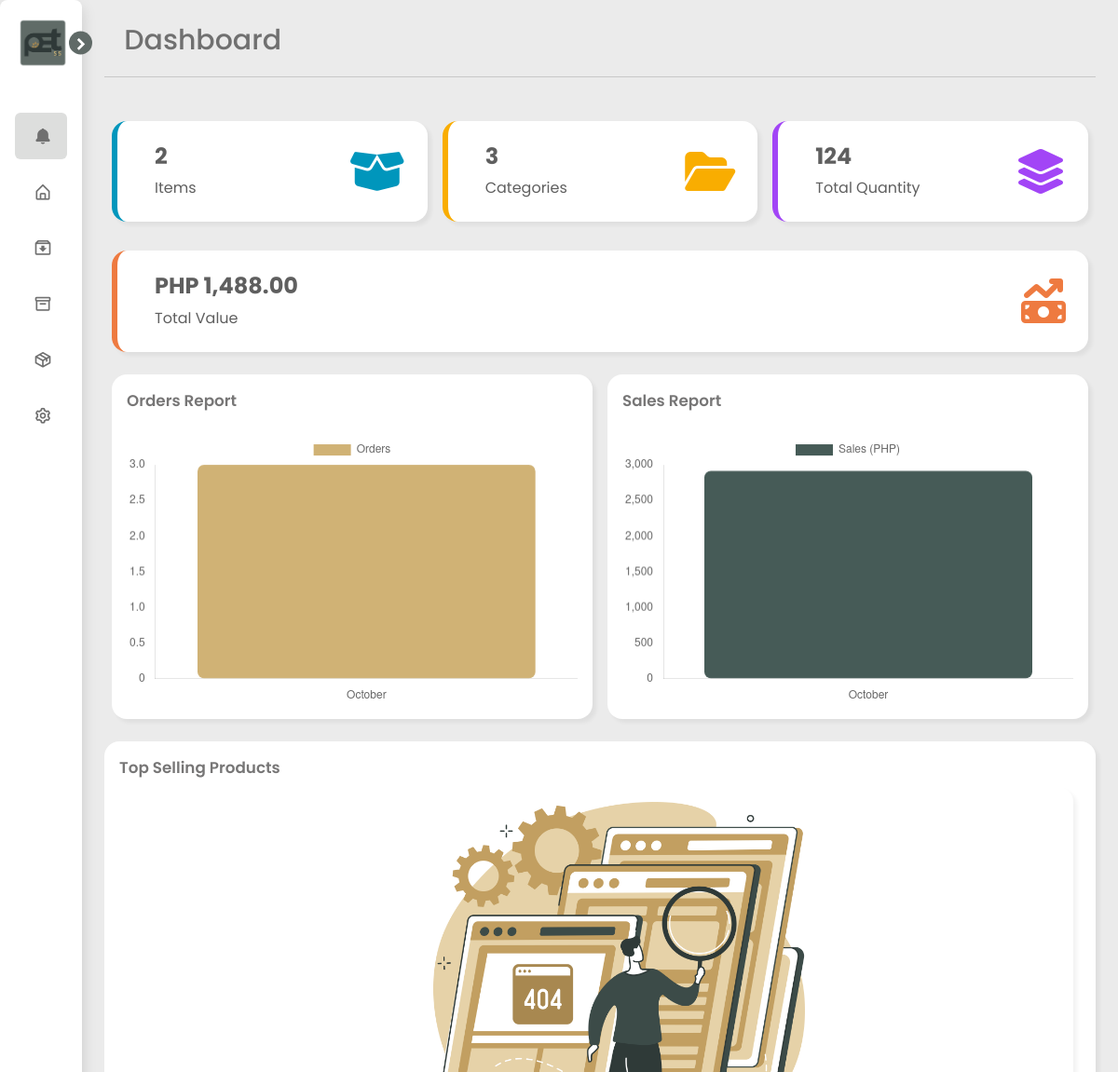
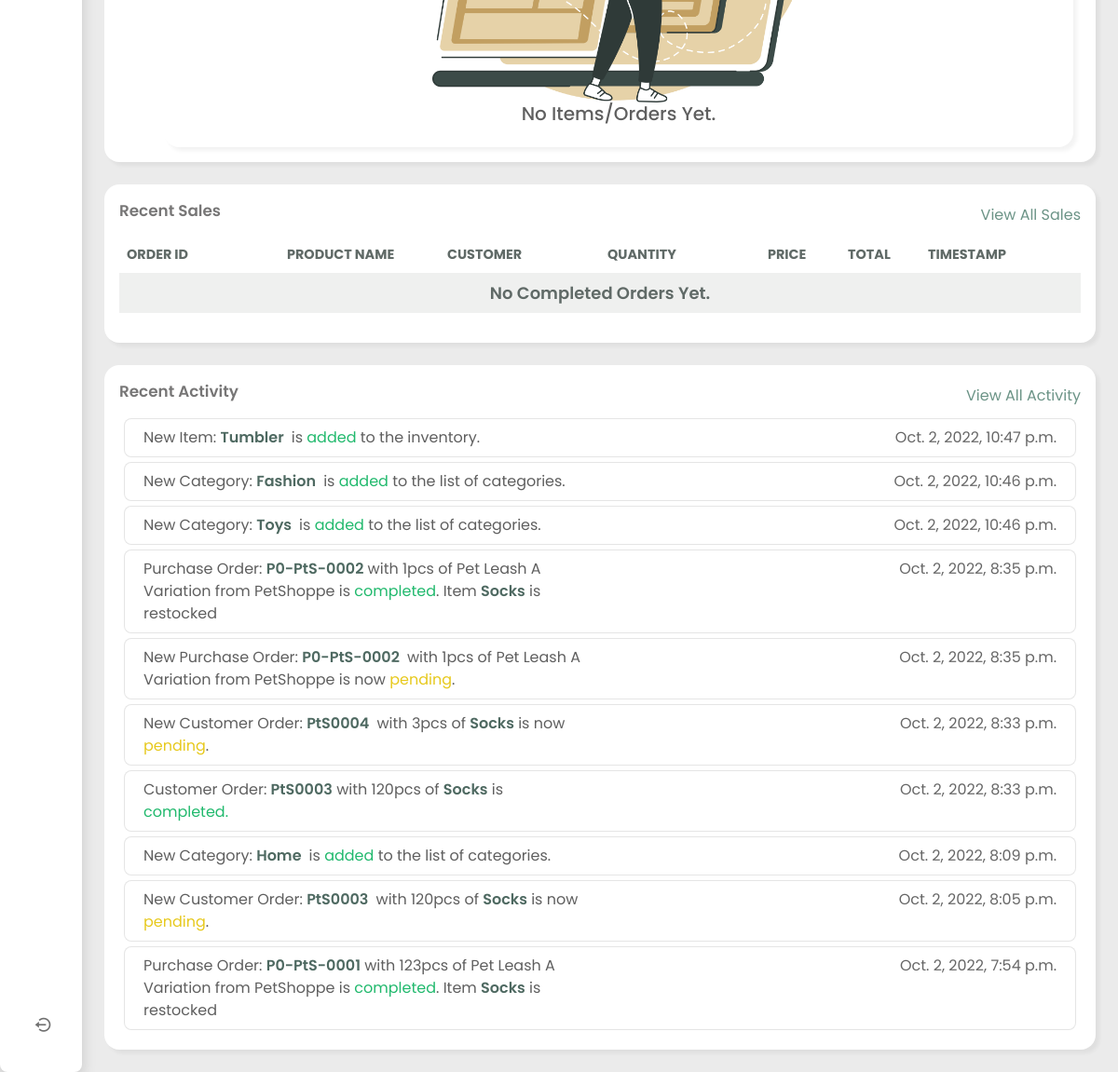
The page /home (signed in) on the database as committed earlier (2 pictures, top to bottom).
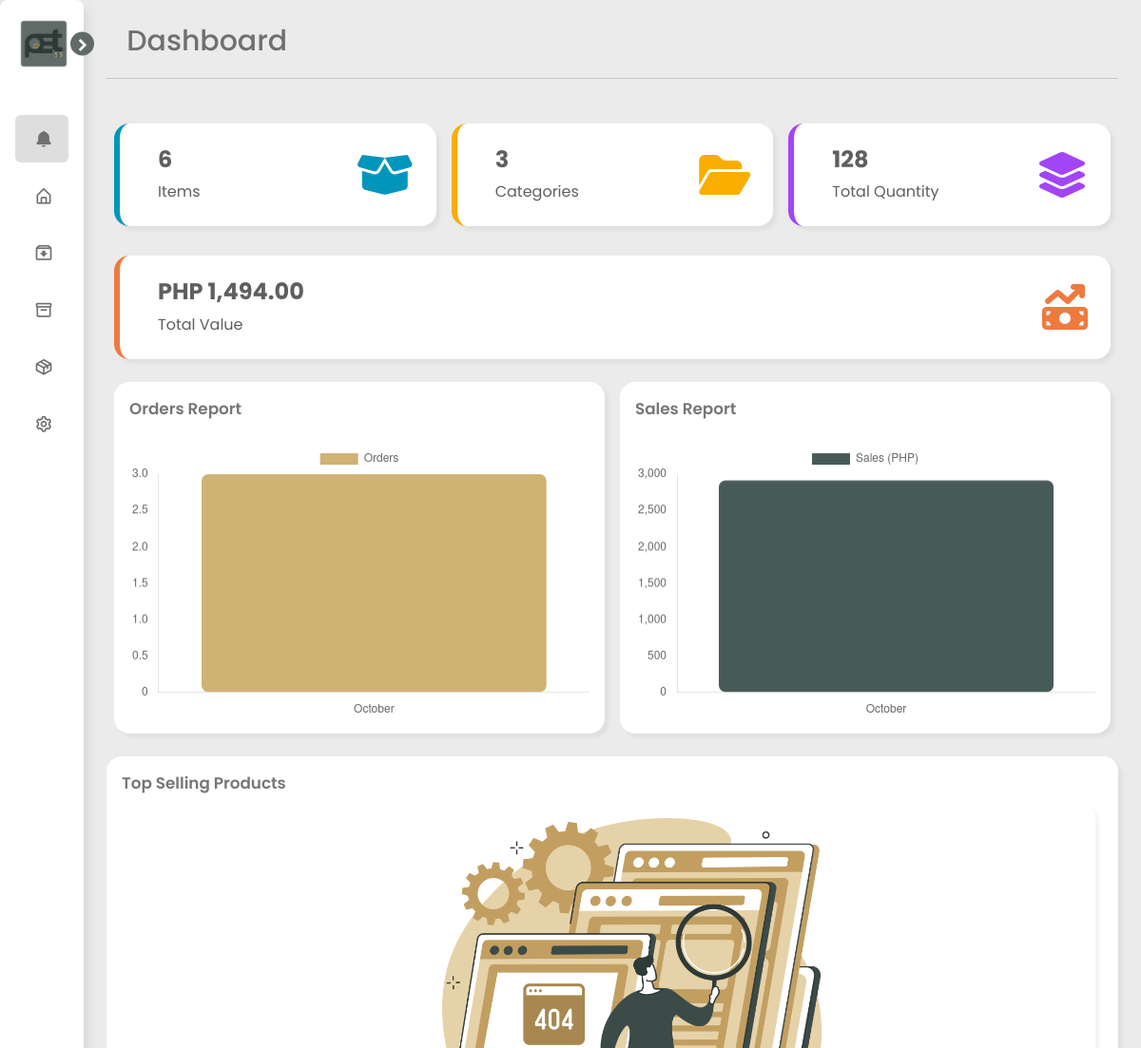
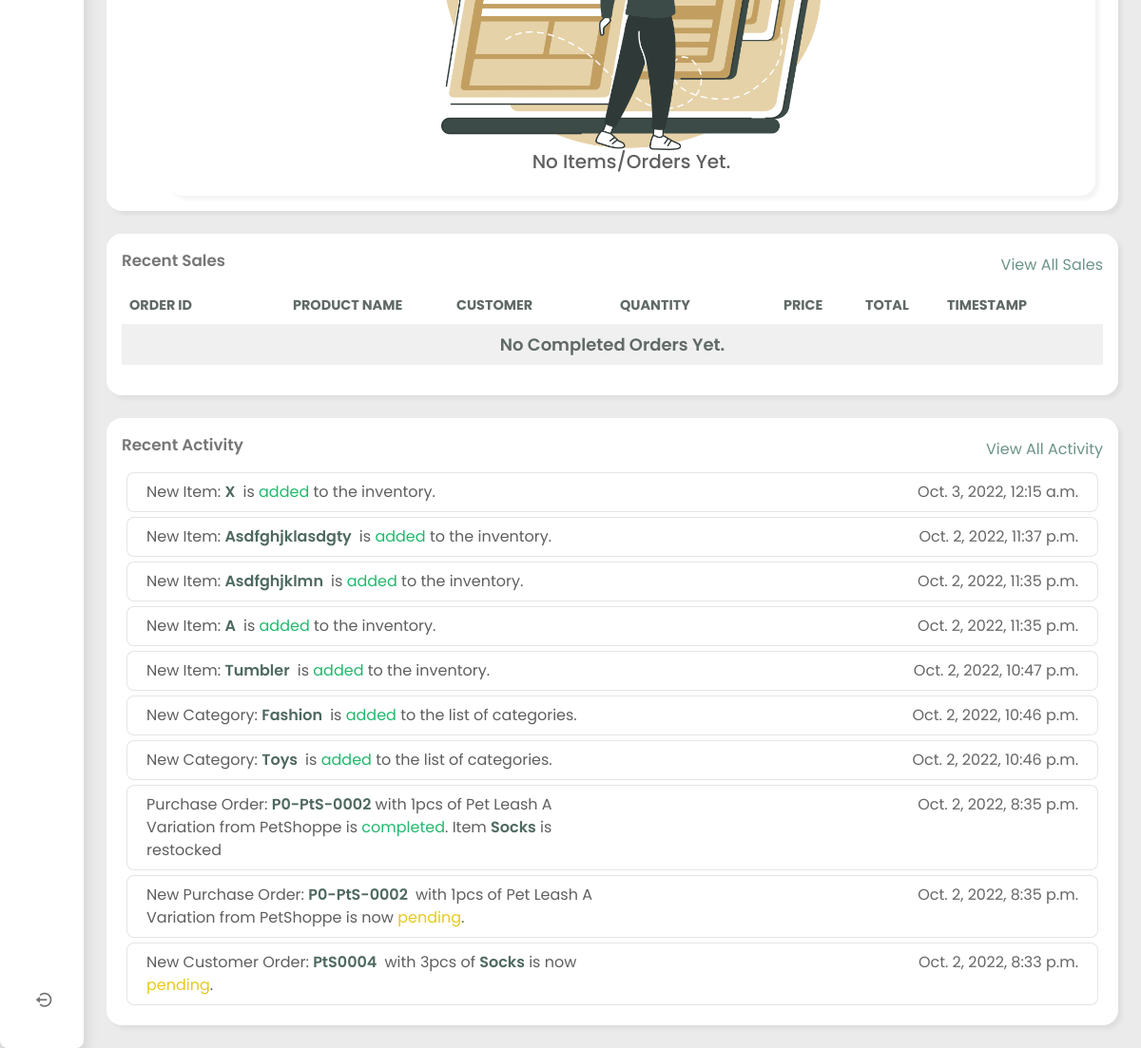
The same page on the database as committed later (2 pictures, top to bottom).
### petsis_app/models.py (models this page shows)
class Activity(models.Model):
   user = models.ForeignKey(User, on_delete=models.CASCADE, related_name="user_activity")
   act = models.CharField(max_length=250)
   act_datetime = models.DateTimeField(default=timezone.now)

### petsis_app/views.py (the view)
# urls.py: path("home", views.index, name="index"),
@login_required
def index(request):
    username = request.user.get_username()
    user = User.objects.get(username=username)
    today = datetime.today()
    thirty_days_ago = today - timedelta(days=30)
    top_selling_products = OrderLatestStatus.objects.filter(order_obj__user= user,orderdatetime__range=[thirty_days_ago, today], status="Completed").values('order_obj__product__product','order_obj__product__quantity', 'order_obj__product__price','order_obj__product__item_img','order_obj__product__unit' ).annotate(sold = Sum('order_obj__quantity')).order_by('-sold')[:5]
    week_ago = today - timedelta(days=7)
    rec_sales = OrderLatestStatus.objects.filter(order_obj__user= user, orderdatetime__range=[week_ago, today], status="Completed").order_by('-orderdatetime')[:10]
    no_items = user.user_inventory.filter(status="visible").count()
    no_categories = user.user_categories.all().count()
    no_overall_quantity = user.user_inventory.filter(status="visible").aggregate(overall_quantity = Sum('quantity'))['overall_quantity']
    total_price_all = user.user_inventory.filter(status="visible").aggregate(total_price = Sum(F('price') * F('quantity'), output_field=models.FloatField()))['total_price']
    completed_orders = OrderLatestStatus.objects.filter(status="Completed", order_obj__user=user).order_by('-orderdatetime')[:10]
    rec_act = Activity.objects.filter(user=user).order_by('-id')[:10]
    order_labels = []
    orders = []
    order_month_set = OrderLatestStatus.objects.filter(order_obj__user=user, status="Completed").annotate(month = ExtractMonth('orderdatetime')).values('month').annotate(count_orders = Count('order_obj__id')).values('month','count_orders').order_by('-month')[:5]
    for order in order_month_set:
        order_labels.append(calendar.month_name[int(order['month'])])
        orders.append(order['count_orders'])
    order_labels.reverse()
    orders.reverse()
    labels_sales = []
    sales_count = []
    sales_month_set = OrderLatestStatus.objects.filter(order_obj__user=user, status="Completed").annotate(month = ExtractMonth('orderdatetime')).values('month').annotate(sales = Sum('order_obj__total')).values('month','sales').order_by('-month')[:5]
    for sale in sales_month_set:
        labels_sales.append(calendar.month_name[int(sale['month'])])
        sales_count.append(sale['sales'])
    labels_sales.reverse()
    sales_count.reverse()
    notifications = Notifications.objects.filter(user=user).order_by('-id')[:10]
    no_active_notif = Notifications.objects.filter(user=user, status="unread").count()
    if no_active_notif > 99:
        no_active_notif = "99+"
    context = {
        "top_selling_products": top_selling_products,
        "no_items": no_items,
        "no_categories": no_categories,
        "no_overall_quantity": no_overall_quantity,
        "total_price_all": total_price_all,
        "completed_orders": completed_orders,
        "rec_sales" : rec_sales,
        "rec_act": rec_act,
        "order_labels": order_labels,
        "orders": orders,
        "labels_sales": labels_sales,
        "sales_count": sales_count,
        "notifications": notifications,
        "no_active_notif": no_active_notif,
    }
    return render(request, "petsis_app/index.html", context)

### petsis_app/templates/petsis_app/index.html (shortened to what the changed rows need)
{% extends 'petsis_app/layout.html' %}
{% load static %}
{% block content %}
    <div class="row row-cols-md-0 g-4">
        <div class="col">
            <div class="card inv_summ-items">
                <div class="card-body d-flex align-items-center justify-content-between p-4">
                    <div class="ms-3">
                        <h4 class="mb-2"><b>{{ no_items }}</b></h4>
                    </div>
                </div>
            </div>
        </div>
        <div class="col">
            <div class="card inv_summ-quantity">
                <div class="card-body d-flex align-items-center justify-content-between p-4">
                    <div class="ms-3">
                        <h4 class="mb-2">
                            <b>
                                {% if no_overall_quantity %}
                                    {{ no_overall_quantity }}
                                {% else %}
                                    0
                                {% endif %}
                            </b>
                        </h4>
                    </div>
                </div>
            </div>
        </div>
        <div class="col">
            <div class="card inv_summ-value">
                <div class="card-body d-flex align-items-center justify-content-between p-4">
                    <div class="ms-3">
                        <h4 class="mb-2">
                            <b>PHP
                                {% if total_price_all %}
                                    {{ total_price_all|floatformat:"2g" }}
                                {% else %}
                                    0
                                {% endif %}
                            </b>
                        </h4>
                    </div>
                </div>
            </div>
        </div>
    </div>
    <div class="card mt-4 cds-main">
        <div class="card-body">
            <div class="table-responsive">
                <table id="table_sales"class="table rec-sales">
                    <tr>
                        <th class="col-md-2">ORDER ID</th>
                        <th class="col-md-2">PRODUCT NAME</th>
                        <th class="col-md-2">CUSTOMER</th>
                        <th class="col-md-2">QUANTITY</th>
                        <th class="col-md-1">PRICE</th>
                        <th class="col-md-1">TOTAL</th>
                        <th class="col-md-2">TIMESTAMP</th>
                    </tr>
                </table>
            </div>
        </div>
    </div>
    <div class="card mt-4 mb-4 cds-main">
        <div class="card-body">
            {% for act in rec_act %}
                <div class="row row-cols-1 row-cols-md-2 breadcrumb rec-act_item p-2 rounded-3">
                    <div class="col-6"style="text-align: left;">
                        {{ act.act|safe }}
                    </div>
                    <div class="col-6"style="text-align: right; color: rgba(0, 0, 0, 0.6)">
                        {{ act.act_datetime }}
                    </div>
                </div>
            {% empty %}
                <div class="row breadcrumb rec-act_item p-2 rounded-3">
                    No Recent Activity yet.
                </div>
            {% endfor %}
        </div>
    </div>
{% endblock %}

Rows that differ between the two databases and show on the page:
no longer on this page (row unchanged): Activity: act "Customer Order: PtS0003 with 120pcs of Socks is completed .", act_datetime "Oct. 2, 2022, 8:33 p.m."
no longer on this page (row unchanged): Activity: act "New Category: Home is added to the list of categories.", act_datetime "Oct. 2, 2022, 8:09 p.m."
no longer on this page (row unchanged): Activity: act "New Customer Order: PtS0003 with 120pcs of Socks is now pending .", act_datetime "Oct. 2, 2022, 8:05 p.m."
no longer on this page (row unchanged): Activity: act "Purchase Order: P0-PtS-0001 with 123pcs of Pet Leash A Variation from PetShoppe is completed . Item Socks is restocked", act_datetime "Oct. 2, 2022, 7:54 p.m."
added Activity: act "New Item: X is added to the inventory.", act_datetime "Oct. 3, 2022, 12:15 a.m."
added Activity: act "New Item: Asdfghjklasdgty is added to the inventory.", act_datetime "Oct. 2, 2022, 11:37 p.m."
added Activity: act "New Item: Asdfghjklmn is added to the inventory.", act_datetime "Oct. 2, 2022, 11:35 p.m."
added Activity: act "New Item: A is added to the inventory.", act_datetime "Oct. 2, 2022, 11:35 p.m."
Other text that changed with them:
{{ no_items }}: "2" → "6"
{{ no_overall_quantity }}: "124" → "128"
{{ total_price_all|floatformat:"2g" }}: "1,488.00" → "1,494.00"
